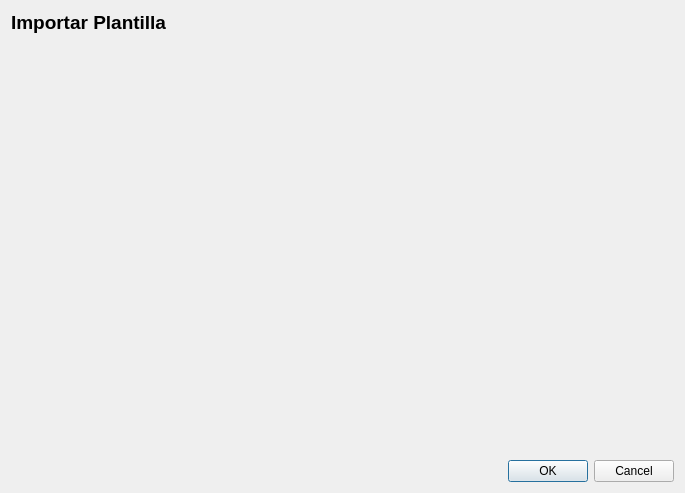
<?xml version="1.0" encoding="UTF-8"?>
<ui version="4.0">
 <class>DialogImportTemplate</class>
 <widget class="QDialog" name="DialogImportTemplate">
  <property name="geometry">
   <rect>
    <x>0</x>
    <y>0</y>
    <width>685</width>
    <height>493</height>
   </rect>
  </property>
  <property name="windowTitle">
   <string>Asistente de Importación de Plantillas - HHTV</string>
  </property>
  <layout class="QVBoxLayout" name="verticalLayout">
   <item>
    <widget class="QLabel" name="label">
     <property name="font">
      <font>
       <pointsize>14</pointsize>
       <weight>75</weight>
       <bold>true</bold>
      </font>
     </property>
     <property name="text">
      <string>Importar Plantilla</string>
     </property>
    </widget>
   </item>
   <item>
    <widget class="QScrollArea" name="scrollArea">
     <property name="frameShape">
      <enum>QFrame::NoFrame</enum>
     </property>
     <property name="frameShadow">
      <enum>QFrame::Plain</enum>
     </property>
     <property name="widgetResizable">
      <bool>true</bool>
     </property>
     <widget class="QWidget" name="scrollAreaWidgetContents">
      <property name="geometry">
       <rect>
        <x>0</x>
        <y>0</y>
        <width>677</width>
        <height>430</height>
       </rect>
      </property>
      <layout class="QVBoxLayout" name="LayoutSources"/>
     </widget>
    </widget>
   </item>
   <item>
    <widget class="QDialogButtonBox" name="ButtonBox">
     <property name="orientation">
      <enum>Qt::Horizontal</enum>
     </property>
     <property name="standardButtons">
      <set>QDialogButtonBox::Cancel|QDialogButtonBox::Ok</set>
     </property>
    </widget>
   </item>
  </layout>
 </widget>
 <resources/>
 <connections>
  <connection>
   <sender>ButtonBox</sender>
   <signal>accepted()</signal>
   <receiver>DialogImportTemplate</receiver>
   <slot>accept()</slot>
   <hints>
    <hint type="sourcelabel">
     <x>248</x>
     <y>254</y>
    </hint>
    <hint type="destinationlabel">
     <x>157</x>
     <y>274</y>
    </hint>
   </hints>
  </connection>
  <connection>
   <sender>ButtonBox</sender>
   <signal>rejected()</signal>
   <receiver>DialogImportTemplate</receiver>
   <slot>reject()</slot>
   <hints>
    <hint type="sourcelabel">
     <x>316</x>
     <y>260</y>
    </hint>
    <hint type="destinationlabel">
     <x>286</x>
     <y>274</y>
    </hint>
   </hints>
  </connection>
 </connections>
</ui>
